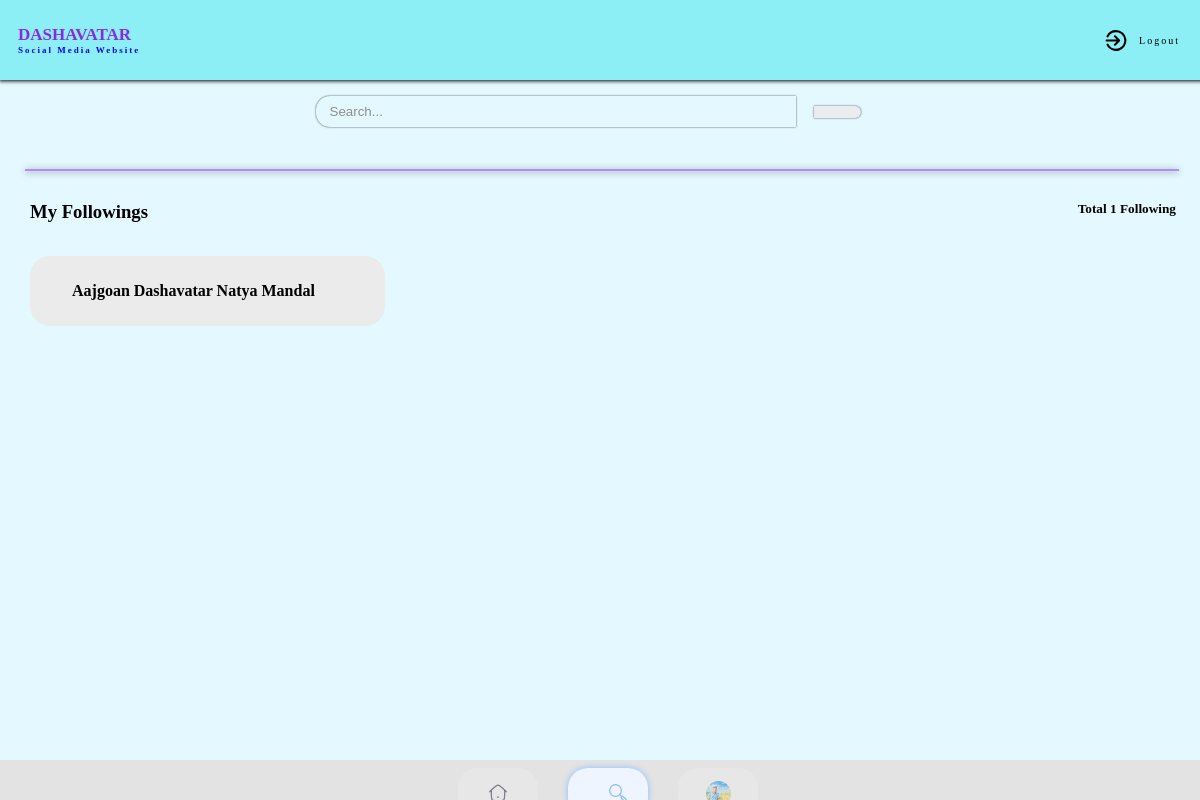
The page /search (signed in) on the database as committed earlier.
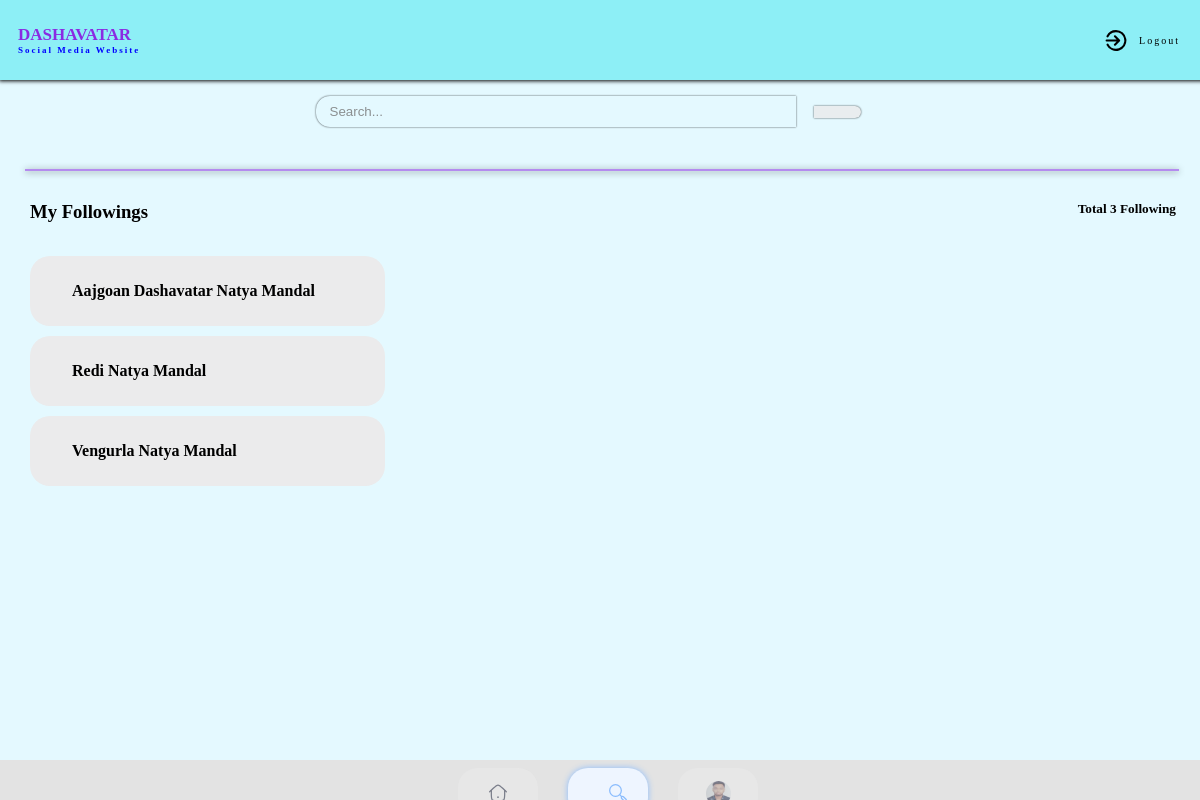
The same page on the database as committed later.
### socialweb/models.py (models this page shows)
class CustomUser(AbstractUser):
    user=((1,"viewer"),(2,'profile'))
    user_type = models.CharField(choices=user,max_length=255,default=1)
    profile_pic=models.FileField(upload_to='profilepic',null=True,default="/static/assets/svg/profile.svg")

class FollowersCount(models.Model):
    follower = models.CharField(max_length=100)
    user = models.CharField(max_length=100)
    def __str__(self):
        return self.user

### socialweb/views.py (the view)
# urls.py: path('search',views.search, name='search'),
@login_required(login_url='login')
def search(request):
    user_object=CustomUser.objects.get(username=request.user.username)
    profile=Profile.objects.filter(user=user_object)
    user_follower = FollowersCount.objects.filter(follower=user_object)
    user_followers = len(FollowersCount.objects.filter(follower=user_object))
    context={
        'user_object': user_object,
        'profile':profile,
        'user_follower': user_follower,
        'user_followers': user_followers,
    }
    if user_object.user_type =='2':
        return redirect('dashboard')
    return render(request,'search.html',context)

### templates/search.html (shortened to what this page needs)
{% extends "index.html" %}
{% block Search %}
<div class="imgeselected" id="search">
  <img src="/static/assets/svg/searchselected.svg" alt="" srcset="" />
</div>
{% endblock Search %}
{% block contain %}
<div class="search">
  <div class="searchbar">
    <form style="flex-direction: row;" action="/usersearch" method="get">
    <input class="inputsearch" id="searchtext" type="search" name="username" placeholder="Search...">
    <button type="submit" class="btn-search" id="search">
    </button>
  </form>
  </div>
  <div class="line"></div>
  <div class="searchoutput">
   <span style="display: flex;
   justify-content: space-between;"><h3>My Followings</h3>
   <h5>Total {{user_followers}} Following</h5></span>
   <div style="display: flex;
              flex-direction: column;
              gap: 10px;">
    {% for u in user_follower %}
    <div class="accountbox"><a href="/profile/{{u}}">
        <span class="userprofile">
          <h4 id="username">{{u}}</h4>
        </span>
      </a>
    </div>
    {% endfor %}
   </div>
    </div>
    </div>
{% endblock %}

### templates/index.html (shortened to what this page needs)
{% load static %}
<!DOCTYPE html>
<html lang="en">
  <head>
    <link rel="stylesheet" href="{% static 'css/style.css' %}" />
    <link rel="stylesheet" href="{% static 'css/utility.css' %}" />
  </head>
  <body>
    <header class="header">
      <a href="{% url 'home' %}"><div class="logo">
        <h1 id="wname">DASHAVATAR</h1>
        <h4 id="wtagline">Social Media Website</h4>
      </div></a>
        <a class="aboutus" href="{% url 'logout' %}"><img src="/static/assets/svg/logout.svg" alt="" srcset="" class="logout">Logout
        </a>
    </header>
    <nav class="navbar">
      <ul>
        {% block Home %}
        <a href="{% url 'home' %}"><div class="imge" id="home">
          <img src="/static/assets/svg/home.svg" alt="" srcset="" />
        </div></a>
        {% endblock %}
        {% block Search %}{% endblock %}
        {% block my-ac %}
        {% if user.profile_pic.url is not None %}
        <a href="{% url 'account' %}"><div class="imge" id="account">
            <img style="width: 25px; height: 25px; border-radius: 50%;" src="Gallery/{{ user.profile_pic}}" alt="" srcset="" />
          </div></a>
        {% else %}
          <div class="imge" id="account">
            <img src="/static/assets/svg/profileselected.svg" alt="" srcset="" />
            <li>My Account</li>
          </div>
        {% endif %}
        {% endblock %}
      </ul>
    </nav>
    <div class="container">
      {% block contain %}
      {% endblock %}
    </div>
  </body>
  </html>

### static/css/utility.css (style rules this page uses)
.imgeselected { display: flex; flex-direction: row; align-items: center; justify-content: center; background-color: #eef5ff; border-radius: 20px; box-shadow: 0px 0px 6px 0px; cursor: pointer; color: #8abcfd; }

Rows that differ between the two databases and show on the page:
changed CustomUser: profile_pic: a different picture
added FollowersCount: user "Redi Natya Mandal"
added FollowersCount: user "Vengurla Natya Mandal"
Other text that changed with them:
{{ user_followers }}: "1" → "3"
